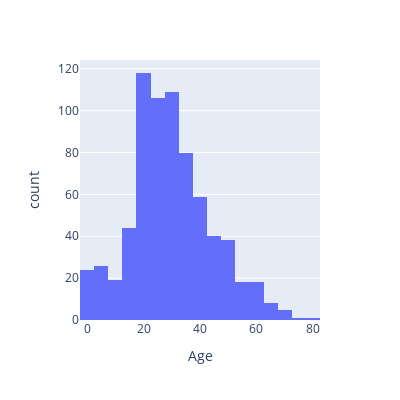
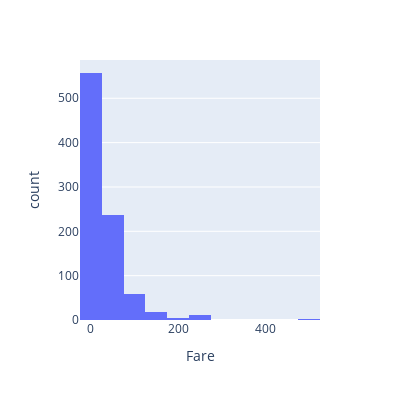

Here is the notebook cell these charts were saved with, in order:
### Code cell
#Age Fare Histogramları
liste_2=["Age","Fare"]
for i in liste_2:
    value_counts=data[i].value_counts().reset_index()
    value_counts.columns=[i,"Count"]
    fig=px.histogram(data,x=i,nbins=20)
    fig.update_layout(width=400,height=400)
    fig.show()

### Figure 1 — Plotly figure (JSON) as saved in the notebook; plotly's stock layout.template omitted (floating-point values rounded to 4 significant figures; data arrays with more than 128 entries replaced by an {"elided": "..."} marker saying what was removed)
{"data": [{"alignmentgroup": "True", "bingroup": "x", "hovertemplate": "Age=%{x}<br>count=%{y}<extra></extra>", "legendgroup": "", "marker": {"color": "#636efa", "pattern": {"shape": ""}}, "name": "", "nbinsx": 20, "offsetgroup": "", "orientation": "v", "showlegend": false, "type": "histogram", "x": {"elided": "891 float values"}, "xaxis": "x", "yaxis": "y"}], "layout": {"barmode": "relative", "height": 400, "legend": {"tracegroupgap": 0}, "margin": {"t": 60}, "width": 400, "xaxis": {"anchor": "y", "domain": [0, 1], "title": {"text": "Age"}}, "yaxis": {"anchor": "x", "domain": [0, 1], "title": {"text": "count"}}}}

### Figure 2 — Plotly figure (JSON) as saved in the notebook; plotly's stock layout.template omitted (floating-point values rounded to 4 significant figures; data arrays with more than 128 entries replaced by an {"elided": "..."} marker saying what was removed)
{"data": [{"alignmentgroup": "True", "bingroup": "x", "hovertemplate": "Fare=%{x}<br>count=%{y}<extra></extra>", "legendgroup": "", "marker": {"color": "#636efa", "pattern": {"shape": ""}}, "name": "", "nbinsx": 20, "offsetgroup": "", "orientation": "v", "showlegend": false, "type": "histogram", "x": {"elided": "891 float values"}, "xaxis": "x", "yaxis": "y"}], "layout": {"barmode": "relative", "height": 400, "legend": {"tracegroupgap": 0}, "margin": {"t": 60}, "width": 400, "xaxis": {"anchor": "y", "domain": [0, 1], "title": {"text": "Fare"}}, "yaxis": {"anchor": "x", "domain": [0, 1], "title": {"text": "count"}}}}
